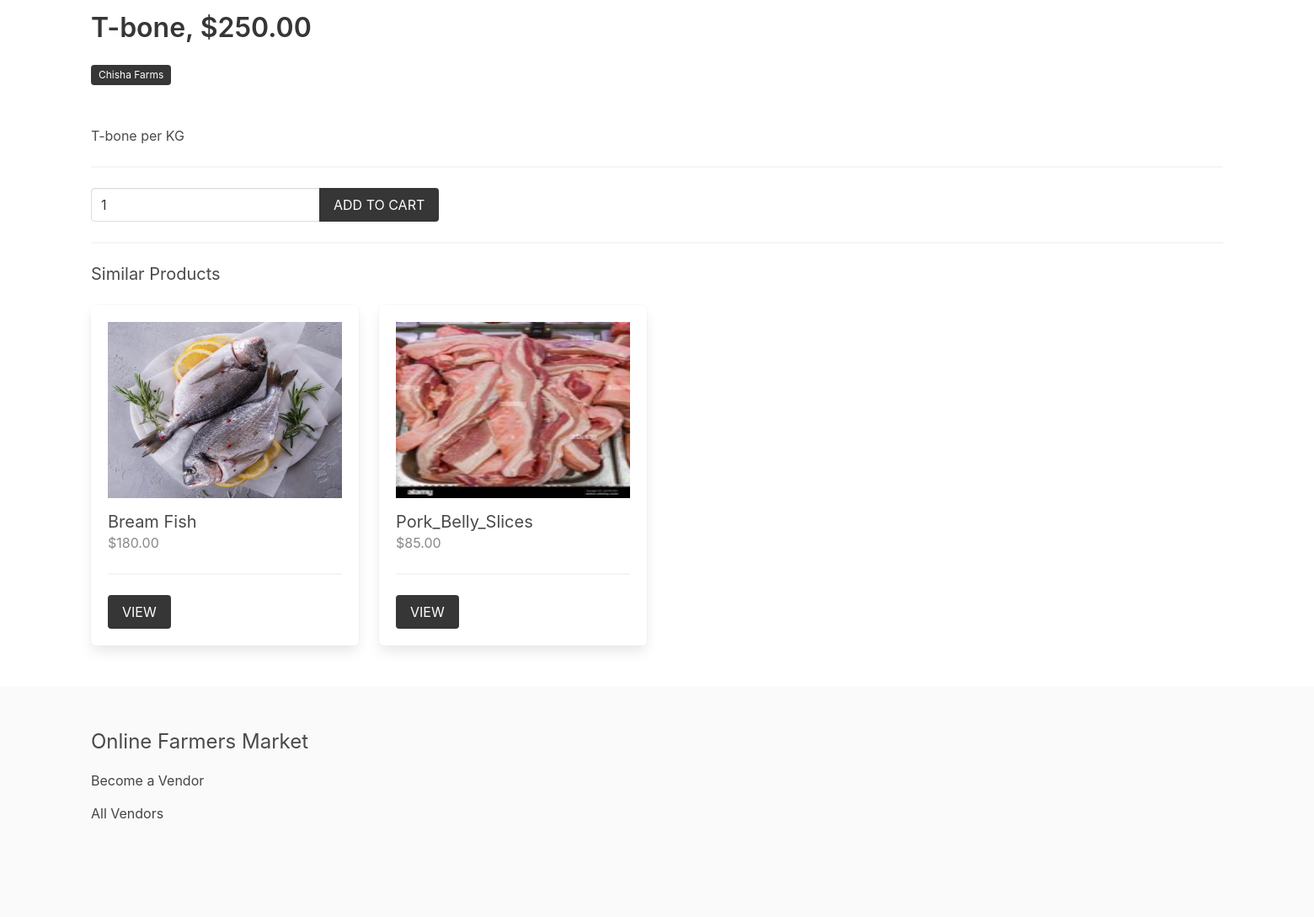
/product/Meat/T-bone/ (lower part), run on an earlier commit of the app's database.
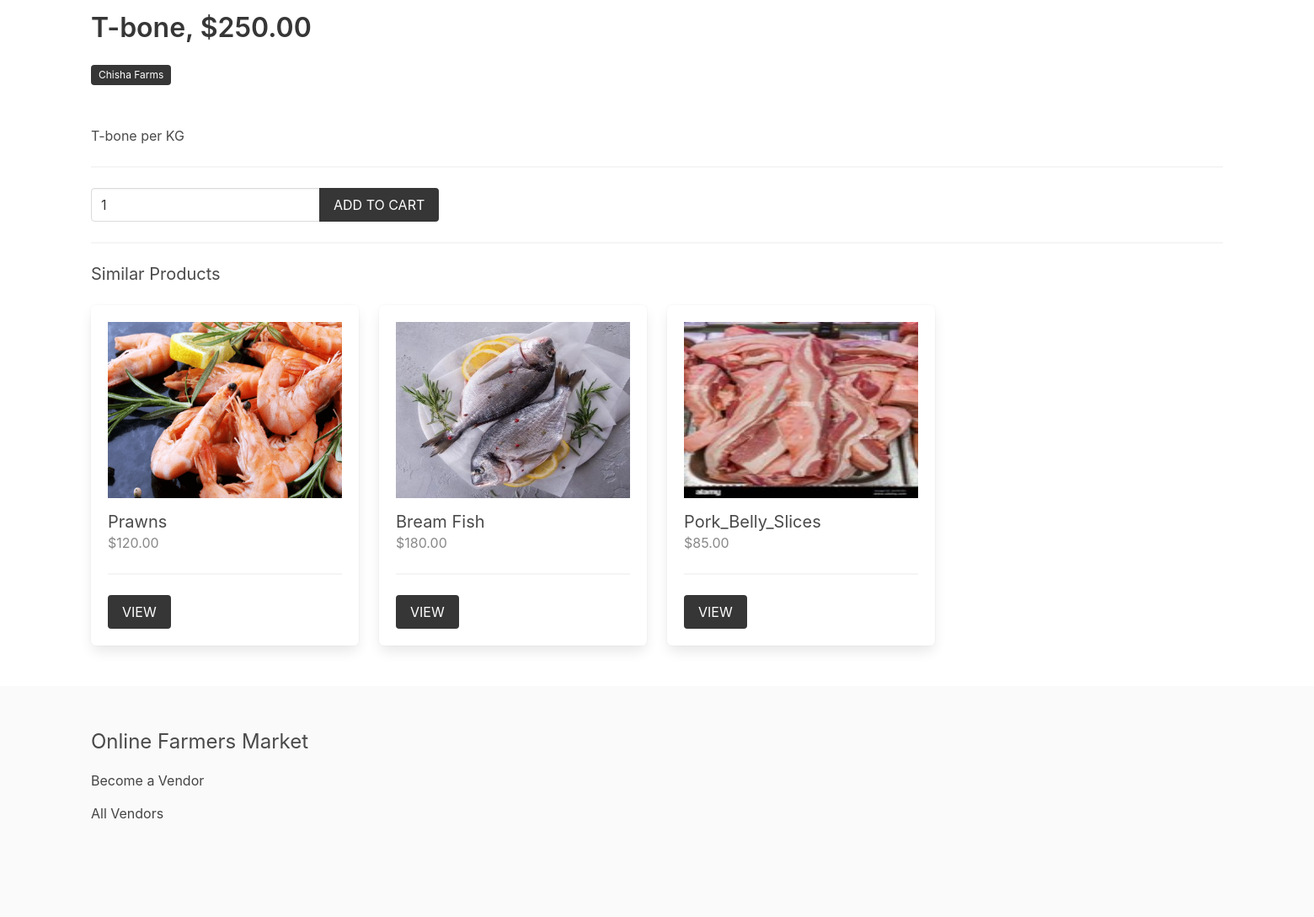
And on a later commit of the database.
### product/models.py (models this page shows, shortened)
class Product(models.Model):
    category = models.ForeignKey(Category, related_name='products', on_delete=models.CASCADE)
    vendor = models.ForeignKey(Vendor, related_name="products", on_delete=models.CASCADE)
    title = models.CharField(max_length=50)
    slug = models.SlugField(max_length=55)
    description = models.TextField(blank=True, null=True)
    price = models.DecimalField(max_digits=6, decimal_places=2)
    added_date = models.DateTimeField(auto_now_add=True)
    image = models.ImageField(upload_to='uploads/', blank=True, null=True)
    thumbnail = models.ImageField(upload_to='uploads/', blank=True, null=True) # Change uploads to thumbnails
    class Meta:
        ordering = ['-added_date']
    def get_thumbnail(self):
        if self.thumbnail:
            return self.thumbnail.url

### product/views.py (the view)
# urls.py: path('<slug:category_slug>/<slug:product_slug>/', views.product, name="product"),
def product(request, category_slug, product_slug):
    cart = Cart(request)
    product = get_object_or_404(Product, category__slug=category_slug, slug=product_slug)
    if request.method == 'POST':
        form = AddToCartForm(request.POST)
        if form.is_valid():
            quantity = form.cleaned_data['quantity']
            cart.add(product_id=product.id, quantity=quantity, update_quantity=False)
            messages.success(request, "The product was added to the cart.")
            return redirect('product:product', category_slug=category_slug, product_slug=product_slug)
    else:
        form = AddToCartForm()
    similar_products = list(product.category.products.exclude(id=product.id))
    if len(similar_products) >= 4:
        similar_products = random.sample(similar_products, 4)
    context = {
        'product': product,
        'similar_products': similar_products,
        'form': form,
    }
    return render(request, 'product/product.html', context)

### product/forms.py
class AddToCartForm(forms.Form):
    quantity = forms.IntegerField()

### cart/cart.py (called while the page is built)
    def __len__(self):
        return sum(item['quantity'] for item in self.cart.values())

### cart/context_processors.py (called while the page is built)
def cart(request):
    return {'cart': Cart(request)}

### product/context_processors.py (called while the page is built)
def menu_categories(request):
    categories = Category.objects.all()
    return {'categories': categories}

### templates/product/product.html (shortened to what this page needs)
{% extends 'core/base.html' %}
{% block content %}
    <h1 class="title">{{product.title}}, ${{product.price}}</h1>
    <p class="mb-6">
        <span class="tag is-dark">{{ product.vendor.name }}</span>
    </p>
    <p>{{product.description}}</p>
    <hr>
    <form method="post" action="">
        <div class="field has-addons">
            <div class="control">
                <input type="number" name="quantity" value="1" class="input" min="1" id="">
            </div>
            <div class="control">
                <button class="button is-dark is-uppercase">Add to Cart</button>
            </div>
        </div>
    </form>
    {% if similar_products %}
        <hr>
        <div class="columns is-multiline">
            <div class="column is-12">
                <h2 class="subtitle">Similar Products</h2>
            </div>
            {% for product in similar_products %}
                {% include 'product/parts/list_item.html' %}
            {% endfor %}
        </div>
    {% endif %}
{% endblock content %}

### templates/product/parts/list_item.html
<div class="column is-3 product-list-item">
                <div class="box">
                    <figure class="image is-4by3 mb-4">
                        <img src="{{ product.get_thumbnail }}" alt="{{product.title}}">
                    </figure>
                    <h2 class="subtitle">{{product.title}}</h2>
                    <h3 class="price is-size-6 mb-5">${{product.price}}</h3>
                    <hr>
                    <a href="{% url 'product:product' product.category.slug product.slug %}" class="button is-dark is-uppercase">View</a>
                </div>
            </div>

What changed in the data, as far as the page shows it:
added Product: get_thumbnail (picture), title "Prawns", price "120.00"
